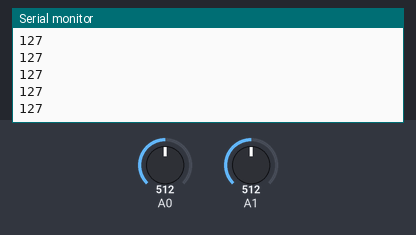
This sketch was run on a simulated Arduino Uno, built with avr-gcc and run on an emulated ATmega328P. On the bench: the last lines printed to the serial monitor. The inputs (shaded band) are chosen by the test bench; at power-on: A0 = 512, A1 = 512. No radio packets arrive unless stated.

Above: at 1.2 s.
1.3 s: A0 set to 716
At 2.4 s:
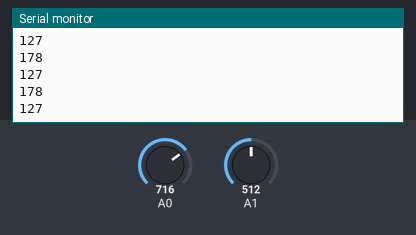
2.8 s: A1 set to 306
At 3.7 s:
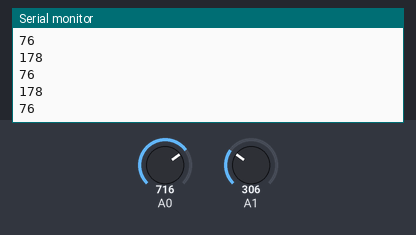
4.3 s: A0 set to 900
At 5.0 s:
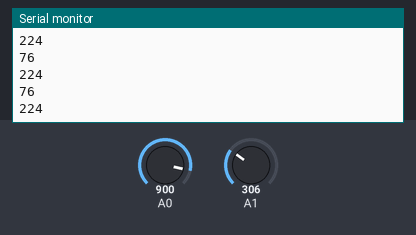
5.8 s: A1 set to 122
At 6.6 s:
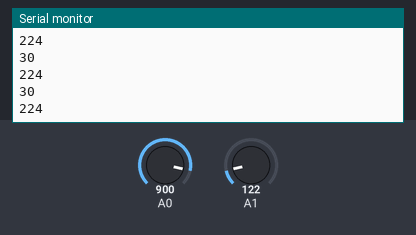
Timing chart, 0 to 8.3 s (numbered marks = the images above; inputs shaded):
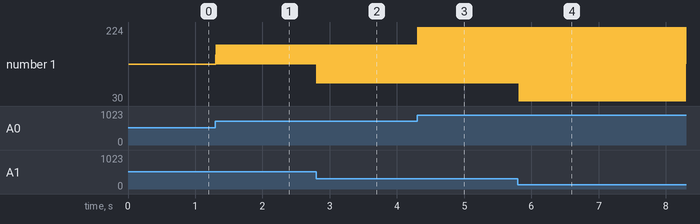

The sketch:

transmitter_wifi.ino
```cpp
/*
* Arduino Wireless Communication Tutorial
*     Example 1 - Transmitter Code
*
* by Dejan Nedelkovski, www.HowToMechatronics.com
*
* Library: TMRh20/RF24, https://github.com/tmrh20/RF24/
*/

#include <SPI.h>
#include <nRF24L01.h>
#include <RF24.h>

RF24 radio(9, 10); // CE, CSN

struct joyRead {
  byte X;
  byte Y;
};

joyRead Joystick;

const byte address[6] = "00001";

void setup() {
  radio.begin();
  radio.openWritingPipe(address);
  radio.setPALevel(RF24_PA_MIN);
  radio.stopListening();

  Serial.begin(9600);
}

void loop() {

  Joystick.X = map(analogRead(A0), 0, 1023, 0, 255);
  Joystick.Y = map(analogRead(A1), 0, 1023, 0, 255);

  radio.write(&Joystick, sizeof(joyRead));

  Serial.println(Joystick.X);
  Serial.println(Joystick.Y);

  delay(10);
}
```

Measured:
- after the input at 1.3 s, the serial monitor: prints a new line at once (image 1)
- after the input at 2.8 s, the serial monitor: prints a new line at once (image 2)
- after the input at 4.3 s, the serial monitor: prints a new line at once (image 3)
- after the input at 5.8 s, the serial monitor: prints a new line at once (image 4)
- plotted number 1: 178 → 224 after the input at 4.3 s
